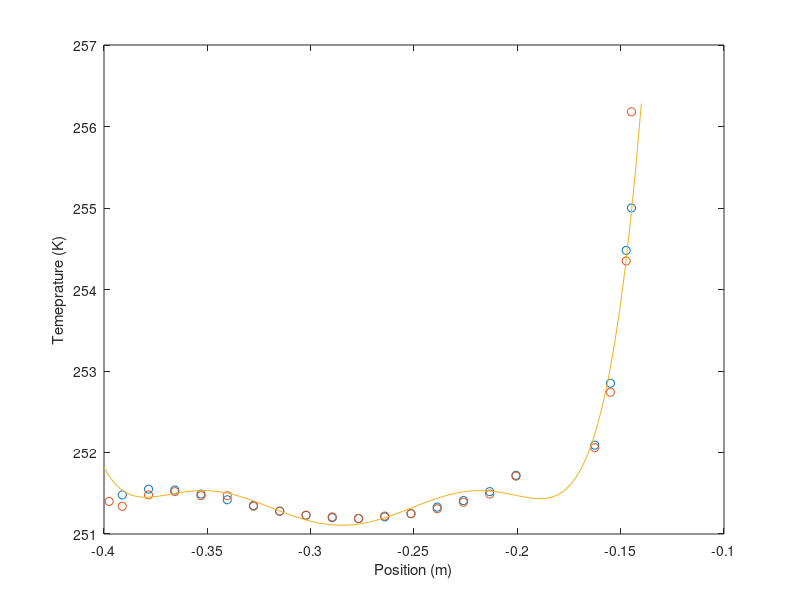

The MATLAB source for this figure:
data=[13.25 nan 251.22
    13  251.48 251.16
    12.5 251.55 251.30
    12 251.54 251.34
    11.5 251.49 251.29
    11 251.42 251.29
    10.5 251.35 251.16
    10 251.28 251.10
    9.5 251.23 251.05
    9 251.20 251.03
    8.5 251.19 251.01
    8 251.21 251.04
    7.5 251.25 251.07
    7 251.33 251.13
    6.5 251.41 251.21
    6 251.52 251.31
    5.5 251.72 251.53
    4. 252.09 251.88
    3.7 252.85 252.56
    3.4 254.48 254.17
    3.3 255  256
    ];


data(:,1)=(-2.4-data(:,1))*.0254;
data(:,3)=data(:,3)+.18;

coef=polyfit(data([2:end-3 end],1),data([2:end-3 end],2),6);
txt=sprintf('%e*y.^6 + (%e*y.^5) +(%e*y.^4) +(%e*y.^3) +(%e*y.^2) +(%e*y.^1) +(%e)-273.15',coef);
xc=linspace(-.4,-.14,100);
yc=polyval(coef,xc);

plot(data(:,1),data(:,2:3),'o',xc,yc)
xlabel('Position (m)')
ylabel('Temeprature (K)')
